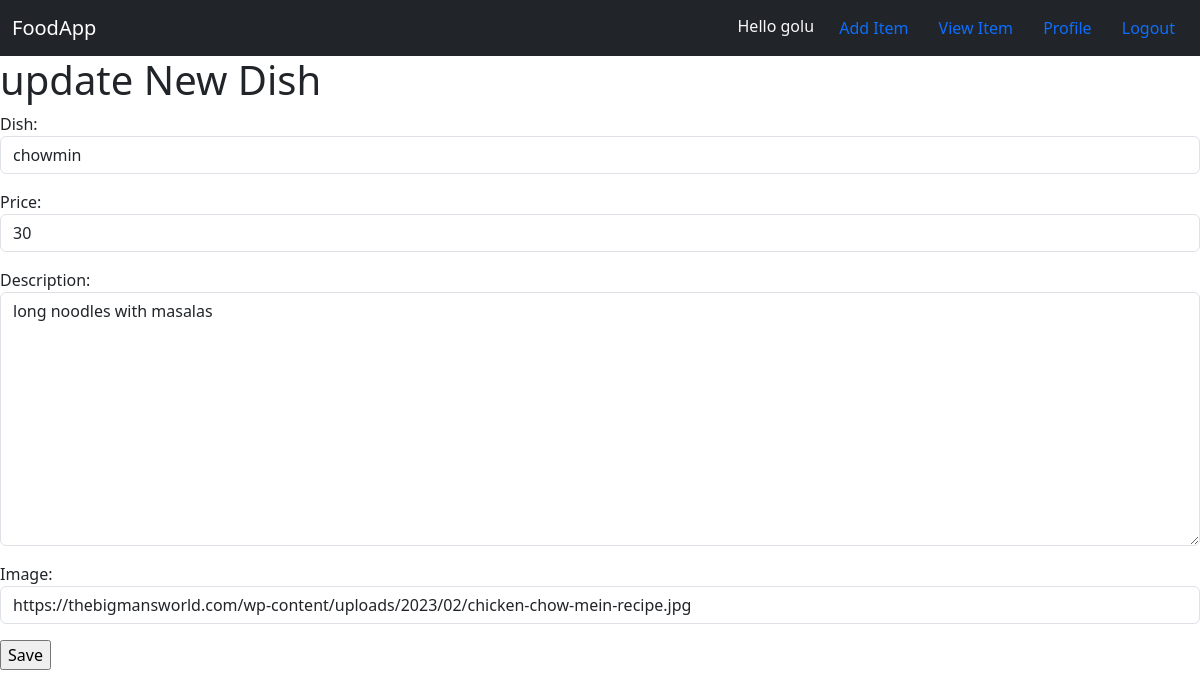
The page /food/update/2/ (signed in) on the database as committed earlier.
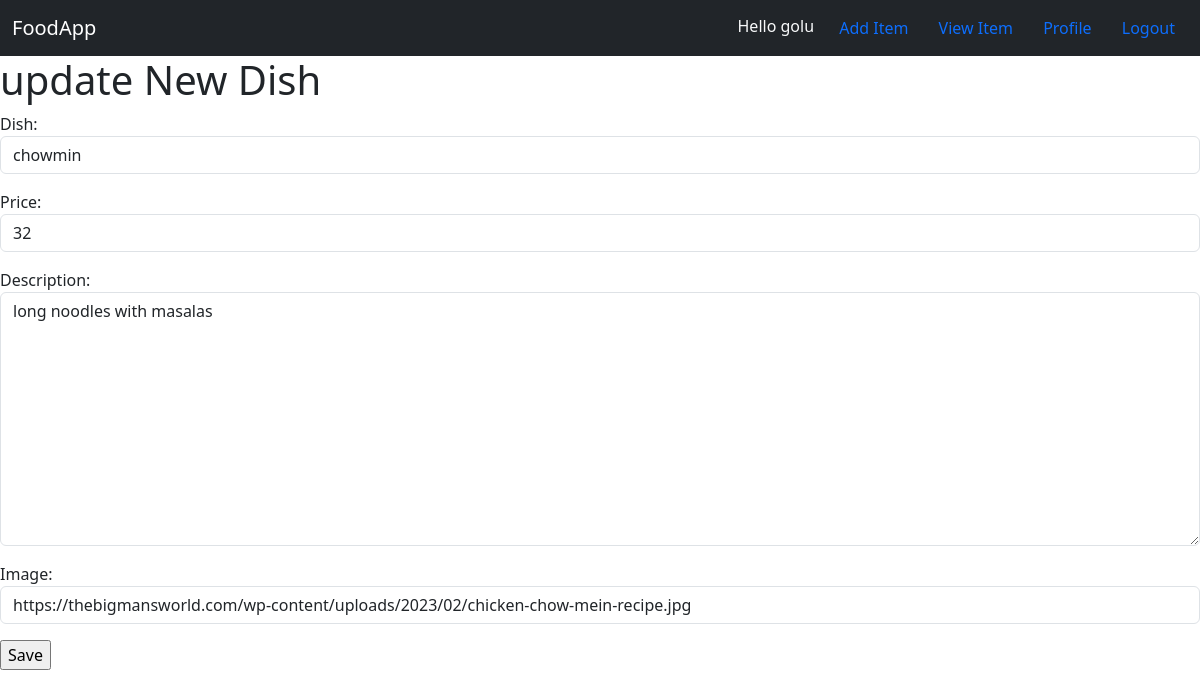
The same page on the database as committed later.
### food/models.py (models this page shows, shortened)
class food(models.Model):
    user_name=models.ForeignKey(User,on_delete=models.CASCADE)
    dish=models.CharField( max_length=50)
    price=models.IntegerField()
    description=models.TextField()
    image=models.CharField(max_length=500 , default="https://cdn-icons-png.freepik.com/512/14228/14228079.png" )

### food/views.py (the view)
def update_food(request, pk):
    item = get_object_or_404(food, pk=pk)
    form = FoodForm(
        request.POST or None,
        instance=item
    )
    if form.is_valid():
        form.save()
        return redirect('food:Food_List')
    return render(
        request,
        'food/foodupdate.html',
        {
            'form': form,
            'item': item
        }
    )

### food/forms.py
class FoodForm(forms.ModelForm):
    class Meta:
        model = food
        fields = [
            'dish',
            'price',
            'description',
            'image'
        ]
        widgets = {
            'dish': forms.TextInput(
                attrs={'class': 'form-control'}
            ),
            'price': forms.NumberInput(
                attrs={'class': 'form-control'}
            ),
            'description': forms.Textarea(
                attrs={'class': 'form-control'}
            ),
            'image': forms.URLInput(
                attrs={'class': 'form-control'}
            ),
        }

### food/templates/food/foodupdate.html (shortened to what this page needs)
{% extends 'food/base.html' %}
{% block body %}
<h1>update New Dish</h1>
<form method="POST">
    {{ form.as_p }}
    <input type="submit" value="Save">
</form>
{% endblock %}

### food/templates/food/base.html (shortened to what this page needs)
{% load static %}
<!DOCTYPE html>
<html>
<head>
    <link rel="stylesheet" href="{% static 'food/style.css' %}">
    <link  href="https://cdn.jsdelivr.net/npm/bootstrap@5.3.8/dist/css/bootstrap.min.css" rel="stylesheet">
</head>
<body>
    <nav class="navbar navbar-expand-lg navbar-dark bg-dark">
    <div class="container-fluid">
        <a class="navbar-brand" href="#">FoodApp</a>
        <div class="ms-auto">
            {% if user.is_authenticated %}
                <span class="text-light me-2">
                    Hello {{ user.username }}
                </span>
            {%endif%}
            <a class="btn text-primary"
            href="{% url 'food:add_food' %}">
            Add Item
            </a>
            <a class="btn text-primary"
            href="{% url 'food:Food_List' %}">
            View Item
            </a>
            {% if user.is_authenticated %}
                <a class="btn text-primary"
                href="{% url 'profilepage' %}">
                Profile
                </a>
                <a class="btn text-primary"
                href="{% url 'logout_user' %}">
                Logout
                </a>
            {% endif %}
        </div>
    </div>
    </nav>
    {% block body %}
    {% endblock %}
</body>
</html>

### food/static/food/style.css (style rules this page uses)
body { background-color: red; }

Rows that differ between the two databases and show on the page:
changed food "chowmin": price "30" → "32"
